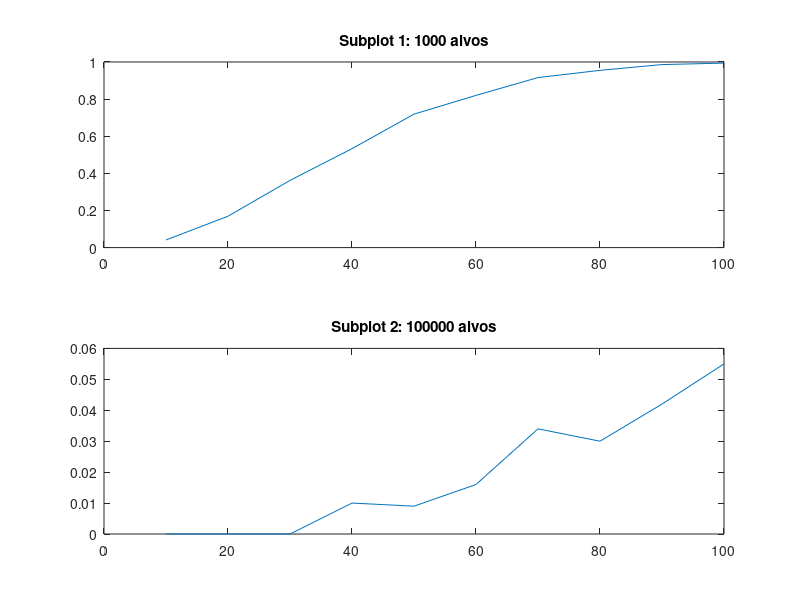

MATLAB code to generate this figure:
prob1000 = [];
prob1000000 = [];
n = 10:10:100;
doub = 0;
for j=1 : 10
    f1000 = randi(1000,n(j),1000);
    for i = 1 : 1000
        if length(unique(f1000(:,i)))<n(j)
            doub = doub + 1;
        end
    end
    prob1000(j) = doub/1000;
    doub = 0;
end

for j=1 : 10
    f100000 = randi(100000,n(j),1000);
    for i = 1 : 1000
        if length(unique(f100000(:,i)))<n(j)
            doub = doub + 1;
        end
    end
    prob100000(j) = doub/1000;
    doub = 0;
end

subplot(2,1,1);
plot(n,prob1000)
title('Subplot 1: 1000 alvos')
subplot(2,1,2); 
plot(n,prob100000)
title('Subplot 2: 100000 alvos')